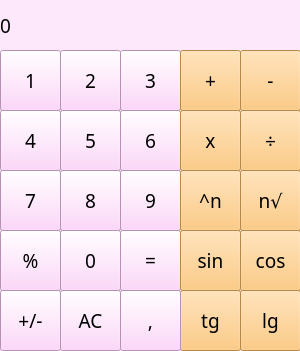
<?xml version="1.0" encoding="UTF-8"?>
<ui version="4.0">
 <class>MainWindow</class>
 <widget class="QMainWindow" name="MainWindow">
  <property name="geometry">
   <rect>
    <x>0</x>
    <y>0</y>
    <width>300</width>
    <height>351</height>
   </rect>
  </property>
  <property name="windowTitle">
   <string>MainWindow</string>
  </property>
  <property name="styleSheet">
   <string notr="true">background-color: rgb(252, 232, 250);</string>
  </property>
  <widget class="QWidget" name="centralwidget">
   <widget class="QLabel" name="result_show">
    <property name="geometry">
     <rect>
      <x>0</x>
      <y>0</y>
      <width>281</width>
      <height>51</height>
     </rect>
    </property>
    <property name="font">
     <font>
      <family>MalOtf</family>
      <pointsize>14</pointsize>
      <italic>false</italic>
     </font>
    </property>
    <property name="styleSheet">
     <string notr="true">QLabel{
	background-color: rgb(252, 232, 250);
	qproperty-alignment :  'AlignVCenter |  AlignRight';
	border-bottom : 1px solid gray;
}
background-color :  white;</string>
    </property>
    <property name="text">
     <string>0</string>
    </property>
   </widget>
   <widget class="QPushButton" name="button_sign">
    <property name="geometry">
     <rect>
      <x>0</x>
      <y>290</y>
      <width>61</width>
      <height>61</height>
     </rect>
    </property>
    <property name="font">
     <font>
      <family>MalOtf</family>
      <pointsize>14</pointsize>
      <italic>false</italic>
     </font>
    </property>
    <property name="styleSheet">
     <string notr="true">background-color: rgb(255, 203, 250);
border-bottom-color: rgb(255, 0, 255);</string>
    </property>
    <property name="text">
     <string>+/-</string>
    </property>
   </widget>
   <widget class="QPushButton" name="button_AC">
    <property name="geometry">
     <rect>
      <x>60</x>
      <y>290</y>
      <width>61</width>
      <height>61</height>
     </rect>
    </property>
    <property name="font">
     <font>
      <family>MalOtf</family>
      <pointsize>14</pointsize>
      <italic>false</italic>
     </font>
    </property>
    <property name="styleSheet">
     <string notr="true">background-color: rgb(255, 203, 250);
border-bottom-color: rgb(255, 0, 255);</string>
    </property>
    <property name="text">
     <string>AC</string>
    </property>
   </widget>
   <widget class="QPushButton" name="button_tg">
    <property name="geometry">
     <rect>
      <x>180</x>
      <y>290</y>
      <width>61</width>
      <height>61</height>
     </rect>
    </property>
    <property name="font">
     <font>
      <family>MalOtf</family>
      <pointsize>14</pointsize>
      <italic>false</italic>
     </font>
    </property>
    <property name="styleSheet">
     <string notr="true">background-color: rgb(255, 190, 98);</string>
    </property>
    <property name="text">
     <string>tg</string>
    </property>
   </widget>
   <widget class="QPushButton" name="butt_comma">
    <property name="geometry">
     <rect>
      <x>120</x>
      <y>290</y>
      <width>61</width>
      <height>61</height>
     </rect>
    </property>
    <property name="font">
     <font>
      <family>MalOtf</family>
      <pointsize>14</pointsize>
      <italic>false</italic>
     </font>
    </property>
    <property name="styleSheet">
     <string notr="true">background-color: rgb(255, 203, 250);
border-bottom-color: rgb(255, 0, 255);</string>
    </property>
    <property name="text">
     <string>,</string>
    </property>
   </widget>
   <widget class="QPushButton" name="butt_ravno">
    <property name="geometry">
     <rect>
      <x>120</x>
      <y>230</y>
      <width>61</width>
      <height>61</height>
     </rect>
    </property>
    <property name="font">
     <font>
      <family>MalOtf</family>
      <pointsize>14</pointsize>
      <italic>false</italic>
     </font>
    </property>
    <property name="styleSheet">
     <string notr="true">background-color: rgb(255, 203, 250);
border-bottom-color: rgb(255, 0, 255);</string>
    </property>
    <property name="text">
     <string>=</string>
    </property>
   </widget>
   <widget class="QPushButton" name="button_sin">
    <property name="geometry">
     <rect>
      <x>180</x>
      <y>230</y>
      <width>61</width>
      <height>61</height>
     </rect>
    </property>
    <property name="font">
     <font>
      <family>MalOtf</family>
      <pointsize>14</pointsize>
      <italic>false</italic>
     </font>
    </property>
    <property name="styleSheet">
     <string notr="true">background-color: rgb(255, 190, 98);</string>
    </property>
    <property name="text">
     <string>sin</string>
    </property>
   </widget>
   <widget class="QPushButton" name="button_0">
    <property name="geometry">
     <rect>
      <x>60</x>
      <y>230</y>
      <width>61</width>
      <height>61</height>
     </rect>
    </property>
    <property name="font">
     <font>
      <family>MalOtf</family>
      <pointsize>14</pointsize>
      <italic>false</italic>
     </font>
    </property>
    <property name="styleSheet">
     <string notr="true">background-color: rgb(255, 203, 250);
border-bottom-color: rgb(255, 0, 255);</string>
    </property>
    <property name="text">
     <string>0</string>
    </property>
   </widget>
   <widget class="QPushButton" name="button_9">
    <property name="geometry">
     <rect>
      <x>120</x>
      <y>170</y>
      <width>61</width>
      <height>61</height>
     </rect>
    </property>
    <property name="font">
     <font>
      <family>MalOtf</family>
      <pointsize>14</pointsize>
      <italic>false</italic>
     </font>
    </property>
    <property name="styleSheet">
     <string notr="true">background-color: rgb(255, 203, 250);
border-bottom-color: rgb(255, 0, 255);</string>
    </property>
    <property name="text">
     <string>9</string>
    </property>
   </widget>
   <widget class="QPushButton" name="butt_stepen">
    <property name="geometry">
     <rect>
      <x>180</x>
      <y>170</y>
      <width>61</width>
      <height>61</height>
     </rect>
    </property>
    <property name="font">
     <font>
      <family>MalOtf</family>
      <pointsize>14</pointsize>
      <italic>false</italic>
     </font>
    </property>
    <property name="styleSheet">
     <string notr="true">background-color: rgb(255, 190, 98);</string>
    </property>
    <property name="text">
     <string>^n</string>
    </property>
   </widget>
   <widget class="QPushButton" name="button_8">
    <property name="geometry">
     <rect>
      <x>60</x>
      <y>170</y>
      <width>61</width>
      <height>61</height>
     </rect>
    </property>
    <property name="font">
     <font>
      <family>MalOtf</family>
      <pointsize>14</pointsize>
      <italic>false</italic>
     </font>
    </property>
    <property name="styleSheet">
     <string notr="true">background-color: rgb(255, 203, 250);
border-bottom-color: rgb(255, 0, 255);</string>
    </property>
    <property name="text">
     <string>8</string>
    </property>
   </widget>
   <widget class="QPushButton" name="button_7">
    <property name="geometry">
     <rect>
      <x>0</x>
      <y>170</y>
      <width>61</width>
      <height>61</height>
     </rect>
    </property>
    <property name="font">
     <font>
      <family>MalOtf</family>
      <pointsize>14</pointsize>
      <italic>false</italic>
     </font>
    </property>
    <property name="styleSheet">
     <string notr="true">background-color: rgb(255, 203, 250);
border-bottom-color: rgb(255, 0, 255);</string>
    </property>
    <property name="text">
     <string>7</string>
    </property>
   </widget>
   <widget class="QPushButton" name="button_6">
    <property name="geometry">
     <rect>
      <x>120</x>
      <y>110</y>
      <width>61</width>
      <height>61</height>
     </rect>
    </property>
    <property name="font">
     <font>
      <family>MalOtf</family>
      <pointsize>14</pointsize>
      <italic>false</italic>
     </font>
    </property>
    <property name="styleSheet">
     <string notr="true">background-color: rgb(255, 203, 250);
border-bottom-color: rgb(255, 0, 255);</string>
    </property>
    <property name="text">
     <string>6</string>
    </property>
   </widget>
   <widget class="QPushButton" name="butt_multiply">
    <property name="geometry">
     <rect>
      <x>180</x>
      <y>110</y>
      <width>61</width>
      <height>61</height>
     </rect>
    </property>
    <property name="font">
     <font>
      <family>MalOtf</family>
      <pointsize>14</pointsize>
      <italic>false</italic>
     </font>
    </property>
    <property name="styleSheet">
     <string notr="true">background-color: rgb(255, 190, 98);</string>
    </property>
    <property name="text">
     <string>x</string>
    </property>
   </widget>
   <widget class="QPushButton" name="button_5">
    <property name="geometry">
     <rect>
      <x>60</x>
      <y>110</y>
      <width>61</width>
      <height>61</height>
     </rect>
    </property>
    <property name="font">
     <font>
      <family>MalOtf</family>
      <pointsize>14</pointsize>
      <italic>false</italic>
     </font>
    </property>
    <property name="styleSheet">
     <string notr="true">background-color: rgb(255, 203, 250);
border-bottom-color: rgb(255, 0, 255);</string>
    </property>
    <property name="text">
     <string>5</string>
    </property>
   </widget>
   <widget class="QPushButton" name="button_4">
    <property name="geometry">
     <rect>
      <x>0</x>
      <y>110</y>
      <width>61</width>
      <height>61</height>
     </rect>
    </property>
    <property name="font">
     <font>
      <family>MalOtf</family>
      <pointsize>14</pointsize>
      <italic>false</italic>
     </font>
    </property>
    <property name="styleSheet">
     <string notr="true">background-color: rgb(255, 203, 250);
border-bottom-color: rgb(255, 0, 255);</string>
    </property>
    <property name="text">
     <string>4</string>
    </property>
   </widget>
   <widget class="QPushButton" name="button_3">
    <property name="geometry">
     <rect>
      <x>120</x>
      <y>50</y>
      <width>61</width>
      <height>61</height>
     </rect>
    </property>
    <property name="font">
     <font>
      <family>MalOtf</family>
      <pointsize>14</pointsize>
      <italic>false</italic>
     </font>
    </property>
    <property name="styleSheet">
     <string notr="true">background-color: rgb(255, 203, 250);
border-bottom-color: rgb(255, 0, 255);</string>
    </property>
    <property name="text">
     <string>3</string>
    </property>
   </widget>
   <widget class="QPushButton" name="butt_plus">
    <property name="geometry">
     <rect>
      <x>180</x>
      <y>50</y>
      <width>61</width>
      <height>61</height>
     </rect>
    </property>
    <property name="font">
     <font>
      <family>MalOtf</family>
      <pointsize>14</pointsize>
      <italic>false</italic>
     </font>
    </property>
    <property name="styleSheet">
     <string notr="true">background-color: rgb(255, 190, 98);</string>
    </property>
    <property name="text">
     <string>+</string>
    </property>
   </widget>
   <widget class="QPushButton" name="button_2">
    <property name="geometry">
     <rect>
      <x>60</x>
      <y>50</y>
      <width>61</width>
      <height>61</height>
     </rect>
    </property>
    <property name="font">
     <font>
      <family>MalOtf</family>
      <pointsize>14</pointsize>
      <italic>false</italic>
     </font>
    </property>
    <property name="styleSheet">
     <string notr="true">background-color: rgb(255, 203, 250);
border-bottom-color: rgb(255, 0, 255);</string>
    </property>
    <property name="text">
     <string>2</string>
    </property>
   </widget>
   <widget class="QPushButton" name="button_1">
    <property name="geometry">
     <rect>
      <x>0</x>
      <y>50</y>
      <width>61</width>
      <height>61</height>
     </rect>
    </property>
    <property name="font">
     <font>
      <family>MalOtf</family>
      <pointsize>14</pointsize>
      <italic>false</italic>
     </font>
    </property>
    <property name="styleSheet">
     <string notr="true">background-color: rgb(255, 203, 250);
border-bottom-color: rgb(255, 0, 255);</string>
    </property>
    <property name="text">
     <string>1</string>
    </property>
   </widget>
   <widget class="QPushButton" name="butt_minus">
    <property name="geometry">
     <rect>
      <x>240</x>
      <y>50</y>
      <width>61</width>
      <height>61</height>
     </rect>
    </property>
    <property name="font">
     <font>
      <family>MalOtf</family>
      <pointsize>14</pointsize>
      <italic>false</italic>
     </font>
    </property>
    <property name="styleSheet">
     <string notr="true">background-color: rgb(255, 190, 98);</string>
    </property>
    <property name="text">
     <string>-</string>
    </property>
   </widget>
   <widget class="QPushButton" name="butt_divide">
    <property name="geometry">
     <rect>
      <x>240</x>
      <y>110</y>
      <width>61</width>
      <height>61</height>
     </rect>
    </property>
    <property name="font">
     <font>
      <family>MalOtf</family>
      <pointsize>14</pointsize>
      <italic>false</italic>
     </font>
    </property>
    <property name="styleSheet">
     <string notr="true">background-color: rgb(255, 190, 98);</string>
    </property>
    <property name="text">
     <string>÷</string>
    </property>
   </widget>
   <widget class="QPushButton" name="button_cos">
    <property name="geometry">
     <rect>
      <x>240</x>
      <y>230</y>
      <width>61</width>
      <height>61</height>
     </rect>
    </property>
    <property name="font">
     <font>
      <family>MalOtf</family>
      <pointsize>14</pointsize>
      <italic>false</italic>
     </font>
    </property>
    <property name="styleSheet">
     <string notr="true">background-color: rgb(255, 190, 98);</string>
    </property>
    <property name="text">
     <string>cos</string>
    </property>
   </widget>
   <widget class="QPushButton" name="button_root">
    <property name="geometry">
     <rect>
      <x>240</x>
      <y>170</y>
      <width>61</width>
      <height>61</height>
     </rect>
    </property>
    <property name="font">
     <font>
      <family>MalOtf</family>
      <pointsize>14</pointsize>
      <italic>false</italic>
     </font>
    </property>
    <property name="styleSheet">
     <string notr="true">background-color: rgb(255, 190, 98);</string>
    </property>
    <property name="text">
     <string>n√</string>
    </property>
   </widget>
   <widget class="QPushButton" name="button_log">
    <property name="geometry">
     <rect>
      <x>240</x>
      <y>290</y>
      <width>61</width>
      <height>61</height>
     </rect>
    </property>
    <property name="font">
     <font>
      <family>MalOtf</family>
      <pointsize>14</pointsize>
      <italic>false</italic>
     </font>
    </property>
    <property name="styleSheet">
     <string notr="true">background-color: rgb(255, 190, 98);</string>
    </property>
    <property name="text">
     <string>lg</string>
    </property>
   </widget>
   <widget class="QPushButton" name="button_percent">
    <property name="geometry">
     <rect>
      <x>0</x>
      <y>230</y>
      <width>61</width>
      <height>61</height>
     </rect>
    </property>
    <property name="font">
     <font>
      <family>MalOtf</family>
      <pointsize>14</pointsize>
      <italic>false</italic>
     </font>
    </property>
    <property name="styleSheet">
     <string notr="true">background-color: rgb(255, 203, 250);
border-bottom-color: rgb(255, 0, 255);</string>
    </property>
    <property name="text">
     <string>%</string>
    </property>
   </widget>
  </widget>
 </widget>
 <resources/>
 <connections/>
</ui>
